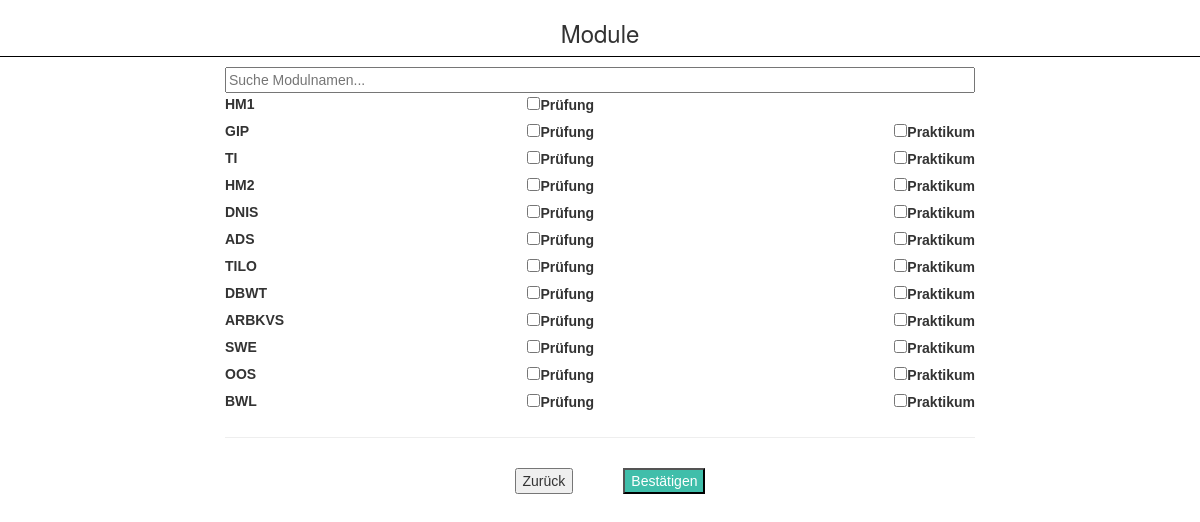
Screenshot of /u422.php (signed in) with the database file from the repository.
### tables this page shows
CREATE TABLE IF NOT EXISTS modul(
    id BIGINT PRIMARY KEY AUTO_INCREMENT,
    modulcode BIGINT UNSIGNED NOT NULL,
    modulname VARCHAR(20) NOT NULL,
    anzeigename_veraenderbar BOOLEAN NOT NULL DEFAULT FALSE,
    pruefung BOOLEAN NOT NULL DEFAULT TRUE,
    praktikum BOOLEAN NOT NULL,
    vorlesung BOOLEAN NOT NULL,
    wintersemester BOOLEAN NOT NULL,
    sommersemester BOOLEAN NOT NULL,
    leistungspunkte INT UNSIGNED NOT NULL,
    pruefungsordnung VARCHAR(8) NOT NULL
);

### u422.php (the view, shortened to what this page needs)
<?php declare(strict_types=1);
function getBenutzer(string $email) {
    $link = connectdb();
    $sql = "SELECT id FROM benutzer where email = ? ";
    $stmt = mysqli_stmt_init($link);
    mysqli_stmt_prepare($stmt, $sql);
    mysqli_stmt_bind_param($stmt, "s", $email);
    mysqli_stmt_execute($stmt);
    $result = $stmt->get_result()->fetch_assoc();
    return (int)$result['id'];
}
$user_id = getBenutzer($_SESSION['email']);
function getStudiengang_id(int $user_id) {
    $link = connectdb();
    $result = mysqli_query($link, "SELECT studiengang_id FROM student WHERE benutzer_id = $user_id");
    return (int)$result->fetch_assoc()['studiengang_id'];
}
$studiengang_id = getStudiengang_id($user_id);
function getModule(int $studiengang_id) {
    $link = connectdb();
    $array = array();
    $sql = mysqli_query($link,"SELECT a.id, a.modulname, a.pruefung, a.praktikum FROM modul as a join studiengang_hat_modul as shm on a.id = shm.modul_id where shm.studiengang_id = $studiengang_id;");
    while($row = mysqli_fetch_array($sql)) {
        $array[] = $row;
    }
    return $array;
}
$listModule = getModule($studiengang_id);
?>
<!DOCTYPE html>
<html lang="de">
<head>
    <link rel="stylesheet" href="https://maxcdn.bootstrapcdn.com/bootstrap/3.4.1/css/bootstrap.min.css">
</head>
<body>
<h3>Module</h3>
<div id="formular">
<form method="post">
    <input type="text" id="searchbar" onkeyup="filterModule()" placeholder="Suche Modulnamen..." title="Suche nach einem Modul">
    <?php
    echo '<table id="module">';
    foreach($listModule as $modul) {
        if ($modul['pruefung'] == 1 OR $modul['praktikum'] == 1) {
            echo "<tr><td><label>$modul[modulname]</label></td>";
            if ($modul['pruefung'] == 1) { echo '<td><input type="checkbox" value="pruefung" name="'.$modul['id'].'[0]"><label>Prüfung</label></td>';}
            if ($modul['praktikum'] == 1) { echo '<td><input type="checkbox" value="praktium" name="'.$modul['id'].'[1]"><label>Praktikum</label></td>';}
            else { echo '<td></td>'; }
            echo "</tr>";
        }
    }
    echo '</table><hr>'
    ?>
    <div id="footer"><input id="back" type="submit" value="Zurück" name="submit"><input id="ok" type="submit" value="Bestätigen" name="submit"></div>
</form>
</div>
</body>
</html>

### u422.php (style rules this page uses)
* { font-family: Verdana, sans-serif; }
h3 { display: grid; justify-content: center; border-bottom: thin solid black; padding-bottom: 10px; }
#formular { display: grid; justify-content: center; }
#searchbar { width: 750px; }
table { width: 750px; margin-bottom: 20px; }
td:last-child { text-align: right; }
td:nth-child(2) { text-align: center; }
#footer { display: flex; justify-content: center; padding-top: 10px; position: sticky; }
#back { margin-left: 20px; margin-bottom: 10px; }
#ok { margin-left: 50px; margin-bottom: 10px; background-color: #40beaa; color: white; }

### rows the page displays
modul: modulname "HM1"
modul: modulname "GIP"
modul: modulname "TI"
modul: modulname "HM2"
modul: modulname "DNIS"
modul: modulname "ADS"
modul: modulname "TILO"
modul: modulname "DBWT"
modul: modulname "ARBKVS"
modul: modulname "SWE"
modul: modulname "OOS"
modul: modulname "BWL"
